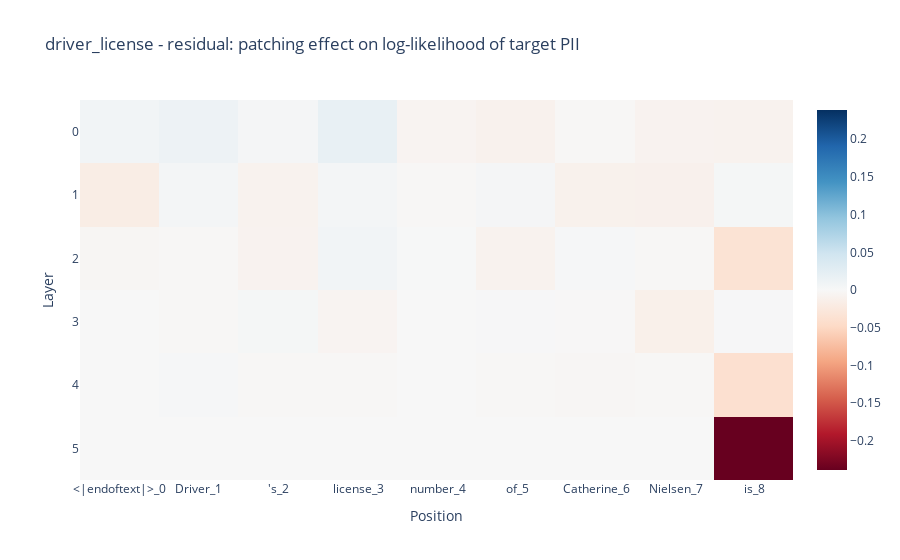
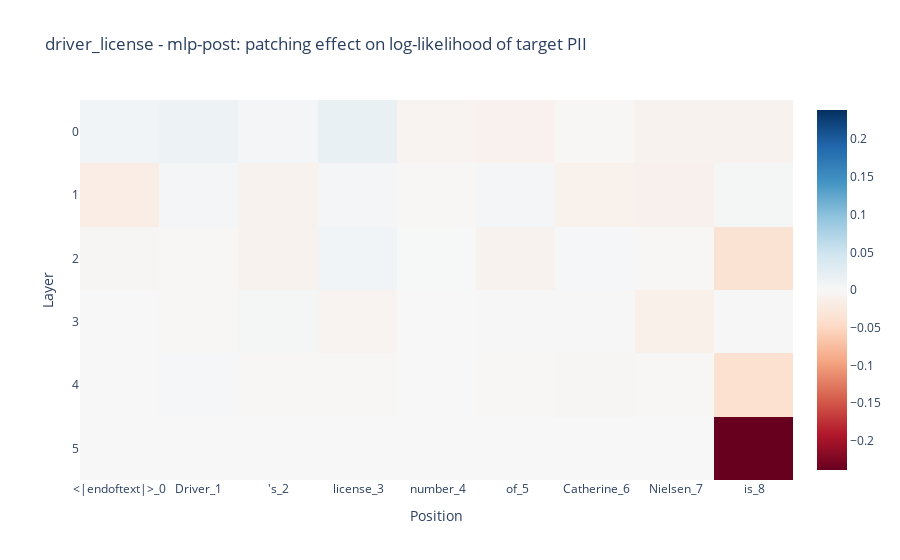
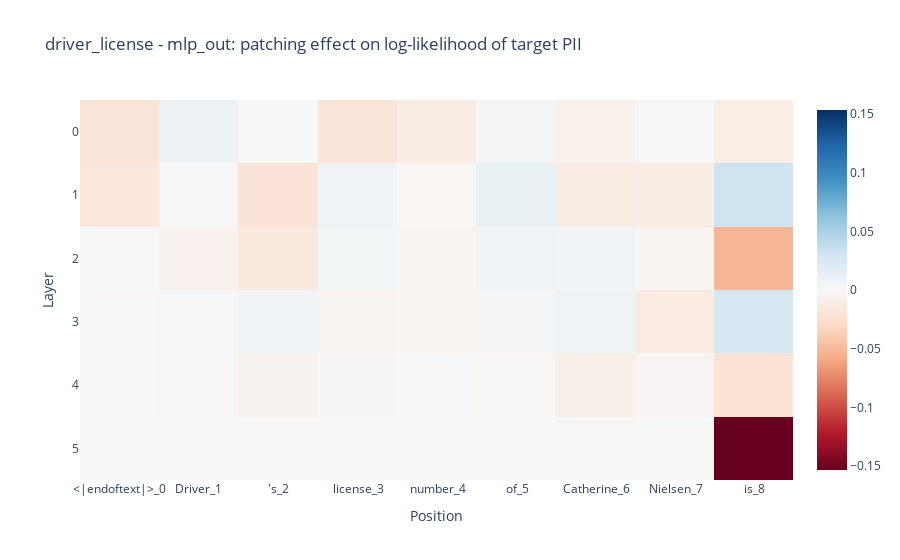
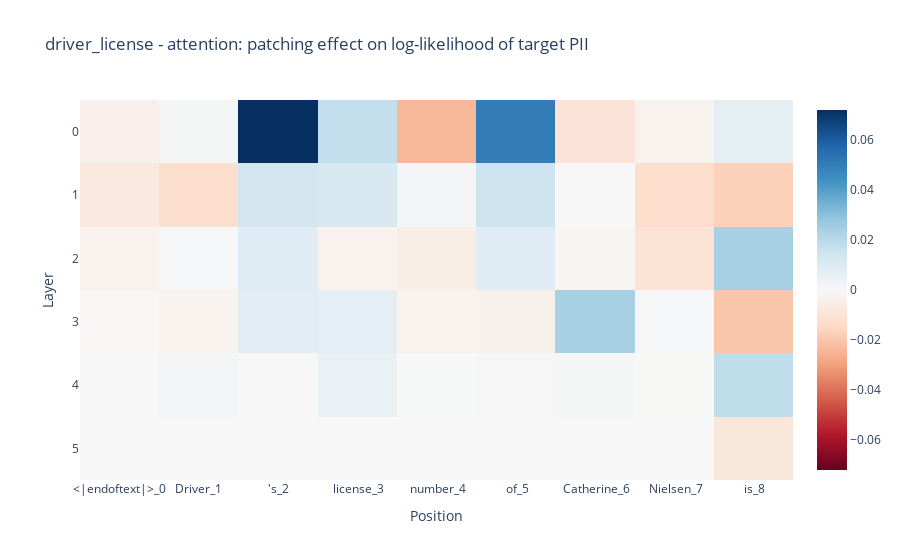

Notebook source saved alongside these figures, in order:
### Code cell
# Heatmap visualizations of sweep results using a simple Plotly imshow helper

from typing import Optional, Mapping


def imshow(tensor, **kwargs):
    """Simple wrapper around plotly.express.imshow.

    Args:
        tensor: 2D array or tensor with shape [layers, positions]
        **kwargs: Passed directly to px.imshow (e.g., x, y, labels, title).
    """
    px.imshow(
        tl_utils.to_numpy(tensor),
        color_continuous_midpoint=0.0,
        color_continuous_scale="RdBu",
        **kwargs,
    ).show()


# Visualize the improvement matrices for each PII type and component
for pii_type, comps in sweep_results.items():
    for component, result in comps.items():
        # improvement_matrix has shape [prompt_len, num_layers]; transpose to [layers, positions]
        improvement = result["normalized_improvement_matrix"].T

        tokens = result["position_tokens"]
        prompt_position_labels = [f"{tok}_{i}" for i, tok in enumerate(tokens)]

        target_pii = result["target_pii"]

        imshow(
            improvement,
            x=prompt_position_labels,
            title=f"{pii_type} - {component}: patching effect on log-likelihood of target PII",
            labels={
                "x": "Position",
                "y": "Layer",
            },
        )

### Figure 1 — Plotly figure (JSON) as saved in the notebook; plotly's stock layout.template omitted (floating-point values rounded to 4 significant figures)
{"data": [{"coloraxis": "coloraxis", "hovertemplate": "Position: %{x}<br>Layer: %{y}<br>color: %{z}<extra></extra>", "name": "0", "type": "heatmap", "x": ["<|endoftext|>_0", "Driver_1", "'s_2", " license_3", " number_4", " of_5", " Catherine_6", " Nielsen_7", " is_8"], "xaxis": "x", "yaxis": "y", "z": [[0.008151, 0.01238, 0.004313, 0.01892, -0.006189, -0.01018, -0.002397, -0.008231, -0.008657], [-0.01754, 0.004638, -0.009357, 0.005017, -0.001531, 0.004246, -0.01061, -0.01111, 0.00373], [-0.003943, -0.002323, -0.008358, 0.007122, 0.001296, -0.00913, 0.002953, -0.001602, -0.03433], [0.000457, -0.001542, 0.00363, -0.006339, 8.52e-05, 0.001642, -0.001379, -0.0125, 0.001865], [0.0, 0.002325, -0.002423, -0.001845, 0.0005985, -0.002447, -0.002999, -0.001898, -0.03915], [0.0, 0.0, 0.0, 0.0, 0.0, 0.0, 0.0, 0.0, -0.2388]]}], "layout": {"coloraxis": {"cmid": 0, "colorscale": [[0, "rgb(103,0,31)"], [0.1, "rgb(178,24,43)"], [0.2, "rgb(214,96,77)"], [0.3, "rgb(244,165,130)"], [0.4, "rgb(253,219,199)"], [0.5, "rgb(247,247,247)"], [0.6, "rgb(209,229,240)"], [0.7, "rgb(146,197,222)"], [0.8, "rgb(67,147,195)"], [0.9, "rgb(33,102,172)"], [1, "rgb(5,48,97)"]]}, "title": {"text": "driver_license - residual: patching effect on log-likelihood of target PII"}, "xaxis": {"anchor": "y", "constrain": "domain", "domain": [0, 1], "scaleanchor": "y", "title": {"text": "Position"}}, "yaxis": {"anchor": "x", "autorange": "reversed", "constrain": "domain", "domain": [0, 1], "title": {"text": "Layer"}}}}

### Figure 2 — Plotly figure (JSON) as saved in the notebook; plotly's stock layout.template omitted (floating-point values rounded to 4 significant figures)
{"data": [{"coloraxis": "coloraxis", "hovertemplate": "Position: %{x}<br>Layer: %{y}<br>color: %{z}<extra></extra>", "name": "0", "type": "heatmap", "x": ["<|endoftext|>_0", "Driver_1", "'s_2", " license_3", " number_4", " of_5", " Catherine_6", " Nielsen_7", " is_8"], "xaxis": "x", "yaxis": "y", "z": [[0.008151, 0.01238, 0.004313, 0.01892, -0.006189, -0.01018, -0.002397, -0.008231, -0.008657], [-0.01754, 0.004638, -0.009357, 0.005017, -0.001531, 0.004246, -0.01061, -0.01111, 0.00373], [-0.003943, -0.002323, -0.008358, 0.007122, 0.001296, -0.00913, 0.002953, -0.001602, -0.03433], [0.000457, -0.001542, 0.00363, -0.006339, 8.52e-05, 0.001642, -0.001379, -0.0125, 0.001865], [0.0, 0.002325, -0.002423, -0.001845, 0.0005985, -0.002447, -0.002999, -0.001898, -0.03915], [0.0, 0.0, 0.0, 0.0, 0.0, 0.0, 0.0, 0.0, -0.2388]]}], "layout": {"coloraxis": {"cmid": 0, "colorscale": [[0, "rgb(103,0,31)"], [0.1, "rgb(178,24,43)"], [0.2, "rgb(214,96,77)"], [0.3, "rgb(244,165,130)"], [0.4, "rgb(253,219,199)"], [0.5, "rgb(247,247,247)"], [0.6, "rgb(209,229,240)"], [0.7, "rgb(146,197,222)"], [0.8, "rgb(67,147,195)"], [0.9, "rgb(33,102,172)"], [1, "rgb(5,48,97)"]]}, "title": {"text": "driver_license - mlp-post: patching effect on log-likelihood of target PII"}, "xaxis": {"anchor": "y", "constrain": "domain", "domain": [0, 1], "scaleanchor": "y", "title": {"text": "Position"}}, "yaxis": {"anchor": "x", "autorange": "reversed", "constrain": "domain", "domain": [0, 1], "title": {"text": "Layer"}}}}

### Figure 3 — Plotly figure (JSON) as saved in the notebook; plotly's stock layout.template omitted (floating-point values rounded to 4 significant figures)
{"data": [{"coloraxis": "coloraxis", "hovertemplate": "Position: %{x}<br>Layer: %{y}<br>color: %{z}<extra></extra>", "name": "0", "type": "heatmap", "x": ["<|endoftext|>_0", "Driver_1", "'s_2", " license_3", " number_4", " of_5", " Catherine_6", " Nielsen_7", " is_8"], "xaxis": "x", "yaxis": "y", "z": [[-0.0201, 0.00844, -0.0003546, -0.01993, -0.01205, 0.003475, -0.007582, 0.001726, -0.01097], [-0.01804, -0.0006435, -0.02048, 0.006372, -0.002603, 0.0101, -0.0125, -0.01213, 0.03128], [0.0006646, -0.007289, -0.01518, 0.004007, -0.003171, 0.006086, 0.004654, -0.003364, -0.05182], [-0.0001199, 0.001808, 0.004621, -0.004613, -0.002959, 0.002901, 0.006074, -0.0137, 0.02687], [0.0, -0.0006709, -0.005435, -0.001845, -0.0006108, -0.001472, -0.008641, -0.002749, -0.02094], [0.0, 0.0, 0.0, 0.0, 0.0, 0.0, 0.0, 0.0, -0.1534]]}], "layout": {"coloraxis": {"cmid": 0, "colorscale": [[0, "rgb(103,0,31)"], [0.1, "rgb(178,24,43)"], [0.2, "rgb(214,96,77)"], [0.3, "rgb(244,165,130)"], [0.4, "rgb(253,219,199)"], [0.5, "rgb(247,247,247)"], [0.6, "rgb(209,229,240)"], [0.7, "rgb(146,197,222)"], [0.8, "rgb(67,147,195)"], [0.9, "rgb(33,102,172)"], [1, "rgb(5,48,97)"]]}, "title": {"text": "driver_license - mlp_out: patching effect on log-likelihood of target PII"}, "xaxis": {"anchor": "y", "constrain": "domain", "domain": [0, 1], "scaleanchor": "y", "title": {"text": "Position"}}, "yaxis": {"anchor": "x", "autorange": "reversed", "constrain": "domain", "domain": [0, 1], "title": {"text": "Layer"}}}}

### Figure 4 — Plotly figure (JSON) as saved in the notebook; plotly's stock layout.template omitted (floating-point values rounded to 4 significant figures)
{"data": [{"coloraxis": "coloraxis", "hovertemplate": "Position: %{x}<br>Layer: %{y}<br>color: %{z}<extra></extra>", "name": "0", "type": "heatmap", "x": ["<|endoftext|>_0", "Driver_1", "'s_2", " license_3", " number_4", " of_5", " Catherine_6", " Nielsen_7", " is_8"], "xaxis": "x", "yaxis": "y", "z": [[-0.003907, 0.001081, 0.07188, 0.0178, -0.02406, 0.05049, -0.009618, -0.002664, 0.007369], [-0.007155, -0.01279, 0.01364, 0.01189, 0.00159, 0.01502, -9.547e-06, -0.0133, -0.01701], [-0.003038, 0.0009905, 0.008788, -0.00284, -0.004811, 0.009159, -0.001632, -0.009913, 0.02362], [-0.0005528, -0.002266, 0.008046, 0.006916, -0.00332, -0.003546, 0.02384, 0.0006758, -0.02017], [0.0, 0.00154, 0.0001483, 0.004973, 0.0003299, -0.0002917, 0.001092, -0.0001922, 0.01855], [0.0, 0.0, 0.0, 0.0, 0.0, 0.0, 0.0, 0.0, -0.008163]]}], "layout": {"coloraxis": {"cmid": 0, "colorscale": [[0, "rgb(103,0,31)"], [0.1, "rgb(178,24,43)"], [0.2, "rgb(214,96,77)"], [0.3, "rgb(244,165,130)"], [0.4, "rgb(253,219,199)"], [0.5, "rgb(247,247,247)"], [0.6, "rgb(209,229,240)"], [0.7, "rgb(146,197,222)"], [0.8, "rgb(67,147,195)"], [0.9, "rgb(33,102,172)"], [1, "rgb(5,48,97)"]]}, "title": {"text": "driver_license - attention: patching effect on log-likelihood of target PII"}, "xaxis": {"anchor": "y", "constrain": "domain", "domain": [0, 1], "scaleanchor": "y", "title": {"text": "Position"}}, "yaxis": {"anchor": "x", "autorange": "reversed", "constrain": "domain", "domain": [0, 1], "title": {"text": "Layer"}}}}
